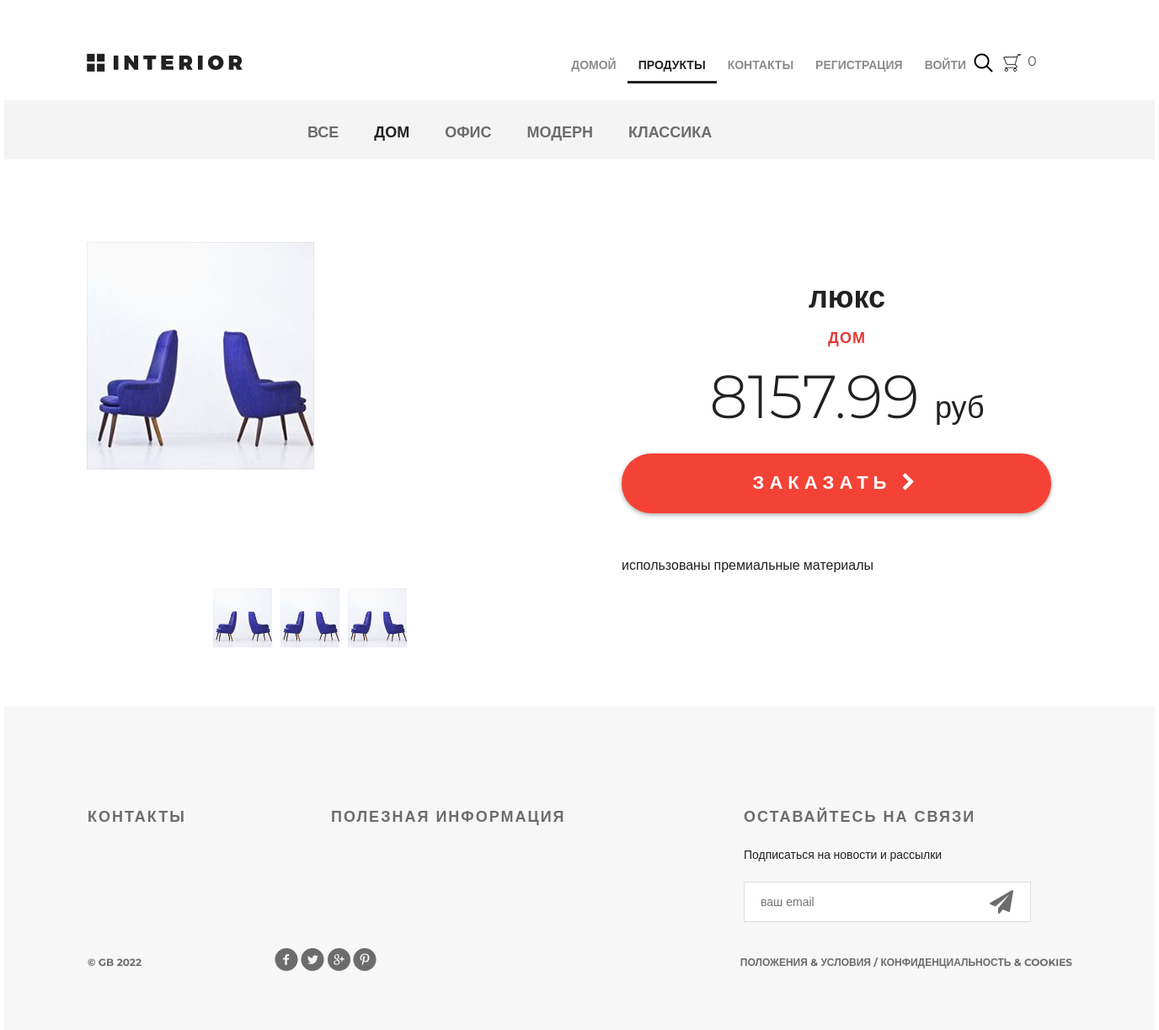
Page /products/product/1/ on the committed database.
### mainapp/models.py (models this page shows, shortened)
class ProductCategory(models.Model):
    name = models.CharField(max_length=64, unique=True, verbose_name='Название')
    description = models.TextField(verbose_name='Описание')
    is_active = models.BooleanField(default=True)
    class Meta:
        verbose_name = 'категория'
        verbose_name_plural = 'категории'

class Product(models.Model):
    category = models.ForeignKey(ProductCategory, on_delete=models.CASCADE)
    name = models.CharField(max_length=128, verbose_name='Название')
    image = models.ImageField(upload_to='products_images', blank=True)
    short_desc = models.CharField(max_length=255, blank=True)
    description = models.TextField(verbose_name='Описание')
    price = models.DecimalField(max_digits=8, decimal_places=2, verbose_name='Цена', default=0)
    quantity = models.PositiveSmallIntegerField(default=0, verbose_name='Количество')
    is_active = models.BooleanField(default=True)
    class Meta:
        verbose_name = 'продукт'
        verbose_name_plural = 'продукты'

### mainapp/views.py (the view)
# urls.py: path('product/<int:pk>/', mainapp.product, name='product'),
def product(request, pk):
    links_menu = ProductCategory.objects.filter(is_active=True)
    context = {
        'links_menu': links_menu,
        'product': get_object_or_404(Product, pk=pk)
    }
    return render(request, 'mainapp/product.html', context)

### mainapp/context_processors.py (called while the page is built)
def basket(request):
    basket_items = []
    if request.user.is_authenticated:
        basket_items = Basket.objects.filter(user=request.user)
    return {
        'basket': basket_items
    }

### mainapp/templates/mainapp/product.html (shortened to what this page needs)
{% extends 'mainapp/base.html' %}
{% load static %}
{% block content %}
    <div class="hero-white">
        <div class="header clearfix">
            {% include 'mainapp/includes/inc_main_menu.html' %}
        </div>
    </div>
    <div class="details">
        {% include 'mainapp/includes/inc_products_menu.html' %}
        <div class="details-products">
            <div class="details-slider">
                <div class="slider-product">
                    <img src="/media/{{ product.image }}">
                </div>
                <div class="slider-control">
                    <div class="block">
                        <a href="#"><img src="/media/{{ product.image }}" alt="">
                        </a>
                    </div>
                    <div class="block">
                        <a href="#"><img src="/media/{{ product.image }}" alt="">
                        </a>
                    </div>
                    <div class="block">
                        <a href="#"><img src="/media/{{ product.image }}" alt="">
                        </a>
                    </div>
                </div>
            </div>
            <div class="description">
                <h3 class="big-bold">{{ product.name }}</h3>
                <h3 class="red">{{ product.category.name }}</h3>
                <p class="price"> {{ product.price }} <span>руб</span></p>
                <a href="{% url 'basketapp:basket_add' product.pk %}" class="red-button">
                    заказать <i class="fa fa-chevron-right" aria-hidden="true"></i>
                </a>
                <div class="description-text">
                    <p>{{ product.short_desc }}</p>
                </div>
            </div>
        </div>
    </div>
{% endblock %}

### mainapp/templates/mainapp/includes/inc_products_menu.html
<div class="links clearfix">
  <ul class="links-menu">
    <li><a href="{% url 'products:category' 0 %}" class="{% if request.resolver_match.kwargs.pk == 0 %}active{% endif %}">Все</a></li>
    {% for item in links_menu %}
      <li><a href="{% url 'products:category' item.pk %}" class="{% if request.resolver_match.kwargs.pk == item.pk %}active{% endif %}">{{item.name}}</a></li>
    {% endfor %}
  </ul>
</div>

### static/css/style.css (style rules this page uses)
* { margin: 0; padding: 0; }
body { font-family: 'Montserrat', sans-serif; }
html, body { height: 100%; }
.slider-control .block a img { width: 70px; }
.clearfix:after { content: ""; display: block; clear: both; }
.big-bold { color: #212121; font-size: 36px; font-weight: 700; text-align: left; margin-bottom: 24px; line-height: 36px; }
.red { text-transform: uppercase; color: #e53935; font-size: 18px; font-weight: 700; text-align: left; letter-spacing: 1px; line-height: 17px; margin-bottom: 22px; }
.hero-white { background-color: #fff; height: 119px; padding-left: 98px; padding-right: 211px; position: relative; }
.links { height: 70px; background-color: #f4f4f4; position: relative; padding-left: 360px; }
.links-menu { margin: 27px auto 0px; position: absolute; }
.links-menu li { float: left; list-style-type: none; padding-right: 42px; }
.links-menu li a { text-decoration: none; color: #6c6c6c; font-size: 18px; font-weight: 700; text-transform: uppercase; }
.links-menu .active { color: #212121; font-size: 18px; font-weight: 700; }
.details-products { padding-left: 98px; padding-right: 98px; margin-top: 98px; height: 551px; }
.details-slider { width: 570px; float: left; margin-right: 30px; }
.slider-product { width: 570px; height: 400px; }
.slider-control { width: 420px; height: 70px; margin: 11px auto 0px; padding-left: 150px }
.slider-control .block { height: 70px; width: 70px; position: relative; float: left; margin-right: 10px; }
.description { width: 535px; float: right; padding-left: 35px }
.description .big-bold { color: #212121; font-size: 36px; font-weight: 700; text-align: center; margin-top: 47px; margin-bottom: 0px; }
.description .red { text-transform: uppercase; color: #e53935; font-size: 18px; font-weight: 700; text-align: center; letter-spacing: 1px; line-height: 17px; margin-top: 23px; margin-bottom: 36px; }
.description .price { color: #212121; font-size: 72px; font-weight: 300; line-height: 48px; text-align: center; }
.description .price span { color: #212121; font-size: 36px; font-weight: 300; line-height: 48px; text-align: center; }
.red-button { display: block; height: 71px; width: 510px; border-radius: 35px; background-color: #f44336; text-align: center; text-transform: uppercase; text-decoration: none; color: #ffffff; font-size: 22px; font-weight: 700; line-height: 24px; box-shadow: 0px 2px 4.85px 0.15px rgba(33, 33, 33, 0.35); line-height: 70px; letter-spacing: 6px; margin-top: 31px; }
.description-text { margin-top: 50px; color: #212121; font-size: 16px; font-weight: 300; line-height: 24px; text-align: left; }
.description-text p { margin-bottom: 0.5em; }

### rows in the picture
ProductCategory: name "ДОМ"
ProductCategory: name "ОФИС"
ProductCategory: name "МОДЕРН"
ProductCategory: name "КЛАССИКА"
Product: image (picture), name "люкс", category.name "ДОМ", price "8157.99", short_desc "использованы премиальные материалы"
